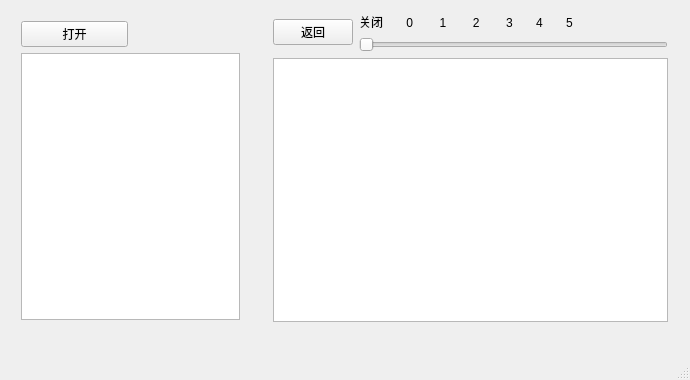
<?xml version="1.0" encoding="UTF-8"?>
<ui version="4.0">
 <class>MainWindow</class>
 <widget class="QMainWindow" name="MainWindow">
  <property name="geometry">
   <rect>
    <x>0</x>
    <y>0</y>
    <width>690</width>
    <height>380</height>
   </rect>
  </property>
  <property name="windowTitle">
   <string>MainWindow</string>
  </property>
  <widget class="QWidget" name="centralWidget">
   <widget class="QWidget" name="layoutWidget">
    <property name="geometry">
     <rect>
      <x>10</x>
      <y>10</y>
      <width>241</width>
      <height>321</height>
     </rect>
    </property>
    <layout class="QVBoxLayout" name="verticalLayout_2">
     <item>
      <layout class="QHBoxLayout" name="horizontalLayout_2">
       <item>
        <widget class="QPushButton" name="pushButton">
         <property name="text">
          <string>打开</string>
         </property>
        </widget>
       </item>
       <item>
        <widget class="QLabel" name="label">
         <property name="text">
          <string/>
         </property>
        </widget>
       </item>
      </layout>
     </item>
     <item>
      <widget class="QListWidget" name="listWidget"/>
     </item>
    </layout>
   </widget>
   <widget class="QWidget" name="">
    <property name="geometry">
     <rect>
      <x>262</x>
      <y>2</y>
      <width>417</width>
      <height>331</height>
     </rect>
    </property>
    <layout class="QVBoxLayout" name="verticalLayout_3">
     <item>
      <layout class="QHBoxLayout" name="horizontalLayout">
       <item>
        <widget class="QPushButton" name="pushButton_2">
         <property name="text">
          <string>返回</string>
         </property>
        </widget>
       </item>
       <item>
        <layout class="QVBoxLayout" name="verticalLayout">
         <item>
          <widget class="QLabel" name="label_2">
           <property name="text">
            <string>关闭       0        1        2        3       4       5</string>
           </property>
          </widget>
         </item>
         <item>
          <widget class="QSlider" name="horizontalSlider">
           <property name="orientation">
            <enum>Qt::Horizontal</enum>
           </property>
          </widget>
         </item>
        </layout>
       </item>
      </layout>
     </item>
     <item>
      <widget class="QTextEdit" name="textEdit"/>
     </item>
    </layout>
   </widget>
  </widget>
  <widget class="QMenuBar" name="menuBar">
   <property name="geometry">
    <rect>
     <x>0</x>
     <y>0</y>
     <width>690</width>
     <height>18</height>
    </rect>
   </property>
  </widget>
  <widget class="QStatusBar" name="statusBar"/>
 </widget>
 <layoutdefault spacing="6" margin="11"/>
 <resources/>
 <connections/>
</ui>
